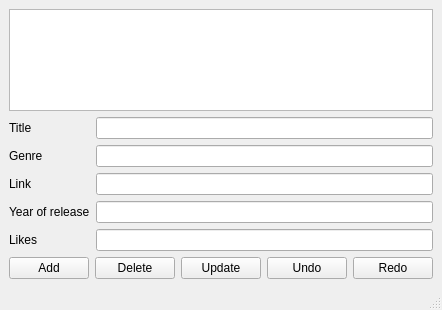
<?xml version="1.0" encoding="UTF-8"?>
<ui version="4.0">
 <class>WatchListGUIClass</class>
 <widget class="QMainWindow" name="WatchListGUIClass">
  <property name="geometry">
   <rect>
    <x>0</x>
    <y>0</y>
    <width>421</width>
    <height>310</height>
   </rect>
  </property>
  <property name="windowTitle">
   <string>MainWindow</string>
  </property>
  <widget class="QWidget" name="centralwidget">
   <layout class="QVBoxLayout" name="verticalLayout_2">
    <item>
     <layout class="QVBoxLayout" name="verticalLayout">
      <item>
       <widget class="QListWidget" name="movie_list_Widget"/>
      </item>
      <item>
       <layout class="QFormLayout" name="formLayout">
        <item row="0" column="0">
         <widget class="QLabel" name="label">
          <property name="text">
           <string>Title</string>
          </property>
         </widget>
        </item>
        <item row="0" column="1">
         <widget class="QLineEdit" name="title_lineEdit"/>
        </item>
        <item row="1" column="0">
         <widget class="QLabel" name="label_2">
          <property name="text">
           <string>Genre</string>
          </property>
         </widget>
        </item>
        <item row="1" column="1">
         <widget class="QLineEdit" name="genre_lineEdit"/>
        </item>
        <item row="2" column="0">
         <widget class="QLabel" name="label_3">
          <property name="text">
           <string>Link</string>
          </property>
         </widget>
        </item>
        <item row="2" column="1">
         <widget class="QLineEdit" name="link_lineEdit"/>
        </item>
        <item row="3" column="0">
         <widget class="QLabel" name="label_4">
          <property name="text">
           <string>Year of release</string>
          </property>
         </widget>
        </item>
        <item row="3" column="1">
         <widget class="QLineEdit" name="year_lineEdit_2"/>
        </item>
        <item row="4" column="0">
         <widget class="QLabel" name="label_5">
          <property name="text">
           <string>Likes</string>
          </property>
         </widget>
        </item>
        <item row="4" column="1">
         <widget class="QLineEdit" name="likes_lineEdit"/>
        </item>
       </layout>
      </item>
      <item>
       <layout class="QHBoxLayout" name="horizontalLayout">
        <item>
         <widget class="QPushButton" name="add_Button">
          <property name="text">
           <string>Add</string>
          </property>
         </widget>
        </item>
        <item>
         <widget class="QPushButton" name="delete_Button">
          <property name="text">
           <string>Delete</string>
          </property>
         </widget>
        </item>
        <item>
         <widget class="QPushButton" name="update_Button">
          <property name="text">
           <string>Update</string>
          </property>
         </widget>
        </item>
        <item>
         <widget class="QPushButton" name="undo_Button">
          <property name="text">
           <string>Undo</string>
          </property>
          <property name="shortcut">
           <string>Ctrl+Z</string>
          </property>
         </widget>
        </item>
        <item>
         <widget class="QPushButton" name="redo_Button">
          <property name="text">
           <string>Redo</string>
          </property>
          <property name="shortcut">
           <string>Ctrl+Y</string>
          </property>
         </widget>
        </item>
       </layout>
      </item>
     </layout>
    </item>
   </layout>
  </widget>
  <widget class="QMenuBar" name="menubar">
   <property name="geometry">
    <rect>
     <x>0</x>
     <y>0</y>
     <width>421</width>
     <height>22</height>
    </rect>
   </property>
  </widget>
  <widget class="QStatusBar" name="statusbar"/>
  <action name="actionadmin_mode">
   <property name="text">
    <string>admin_mode</string>
   </property>
  </action>
 </widget>
 <resources/>
 <connections/>
 <slots>
  <slot>add_movie()</slot>
 </slots>
</ui>
